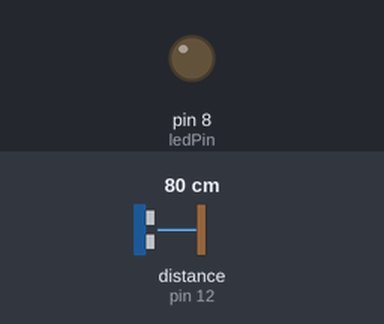
A sketch run on a simulated Arduino Uno, built with avr-gcc and run on an emulated ATmega328P. Parts: output pins drawn as LEDs (lit = HIGH). Wiring (inferred from the names in the program): ultrasonic range finder: trigger pin 11; echo pin 12. Inputs (shaded band) come from the test bench; at power-on: distance to the obstacle (sensor on pin 12) 80 cm. The echo pulse lasts 58.3 µs per cm; pins used as bus, display or sensor lines are not drawn; what the sketch prints to the serial monitor is not drawn.

Above: at 1.2 s.
1.3 s: distance to the obstacle (sensor on pin 12) set to 18 cm
2.8 s: distance to the obstacle (sensor on pin 12) set to 14 cm
At 3.8 s:
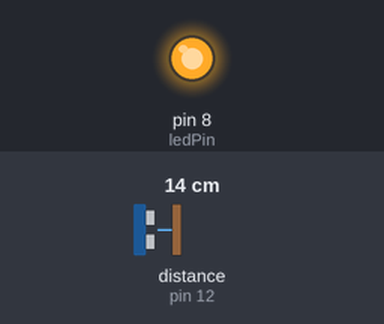
4.3 s: distance to the obstacle (sensor on pin 12) set to 35 cm
At 5.5 s:
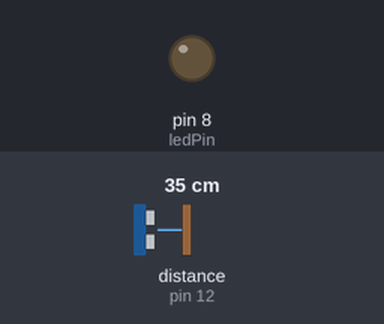
5.8 s: distance to the obstacle (sensor on pin 12) set to 2 cm
At 7.0 s:
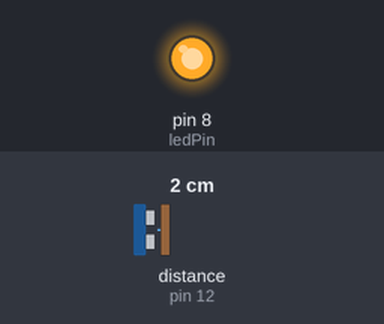
Timing chart, 0 to 8.3 s (numbered marks = the images above; inputs shaded):
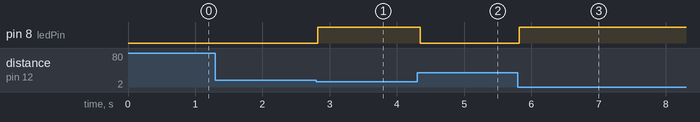

Measured:
- the behaviour switches between 16 and 15 cm on distance to the obstacle (sensor on pin 12) (found by bisection; images 0 and 1)
- after the input at 1.3 s, every drawn part: stays the same
- after the input at 2.8 s, pin 8 (ledPin): LOW → HIGH at once
- after the input at 4.3 s, pin 8 (ledPin): HIGH → LOW after 0.05 s
- after the input at 5.8 s, pin 8 (ledPin): LOW → HIGH at once

The sketch:

master_BT.ino
```cpp
//Ultrasonic sensor

#define trigPin 11
#define echoPin 12
#define ledPin 8 //13

void setup() {
  // put your setup code here, to run once:
  Serial.begin(9600);
  pinMode(trigPin,OUTPUT);
  pinMode(echoPin,INPUT);
  pinMode(ledPin,OUTPUT);

}

void loop() {

  // put your main code here, to run repeatedly:
  long duration, distance;
  digitalWrite(trigPin,LOW);
  delayMicroseconds(2);
  digitalWrite(trigPin,HIGH);
  delayMicroseconds(10);
  digitalWrite(trigPin,LOW);
  duration = pulseIn(echoPin,HIGH);
  distance = (duration/2)/29.1;
  if (distance <15){
    digitalWrite(ledPin,HIGH);
    Serial.write('1'); // Sends '1' to the slave to turn on Vibrator
    delay(1);
 }
  else{
    digitalWrite(ledPin,LOW);
    Serial.write('0');
  }
    delay(50);
}
```
